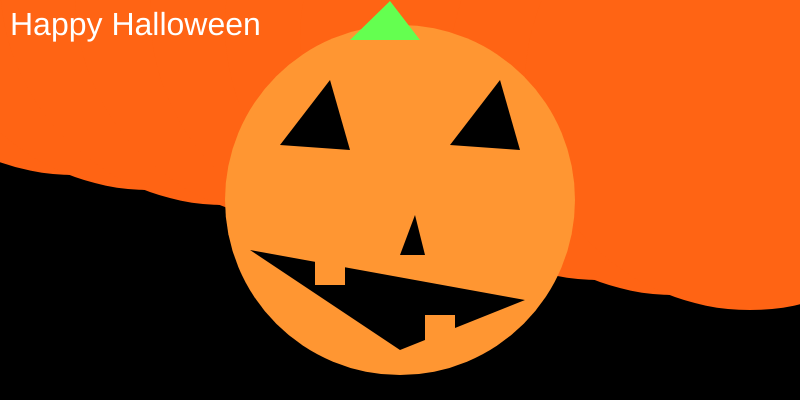
Frame 1 (no input)
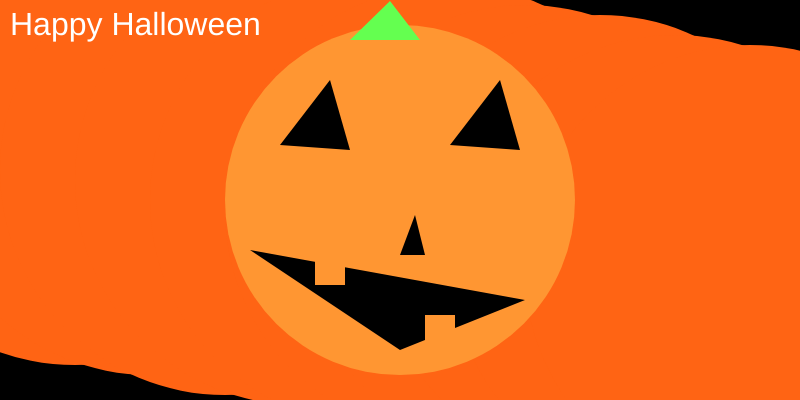
Frame 60 (no input)
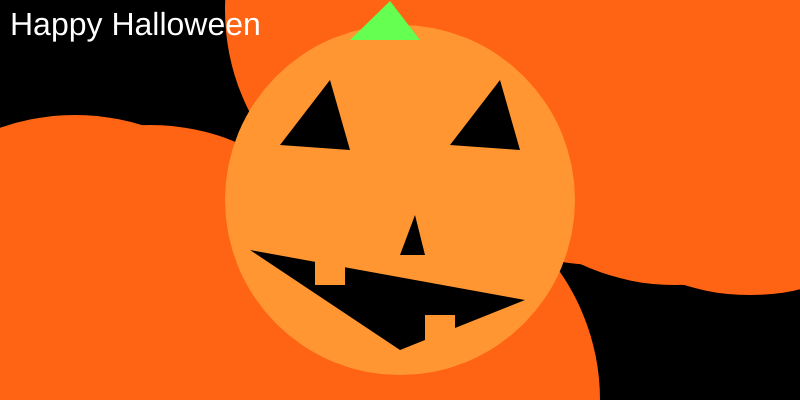
Frame 120 (the mouse pressed at the canvas centre since frame 60)

The p5.js sketch that drew these frames (run headless with seeded random() and noise() and a simulated clock; from frame 60 on, the mouse is pressed at the canvas centre):

// p5.js sketch
// ── sketch.js
let rectX = [-60, -45, -30, -15, 0, 15, 30, 45, 60, 75]; // save y coords
let rectY = [-60, -45, -30, -15, 0, 15, 30, 45, 60, 75]; // save y coords
let speeds = [2, 5, 3, 10, 5.5, 15, 10.5, 20, 15.5, 25]; // sets the acceleration of the individual shapes
let speed = 10; // sets the speed of the shapes falling down

function setup() {
createCanvas(800, 400); // creates the background
noStroke(); // gets rid of lines on shapes
rectMode(CENTER); // draws the rectangles in the center of the canvas
textSize(32);
textAlign(LEFT, TOP);
}

function draw() {
    noStroke(); // gets rid of outlines for shapes
    background(0); // changes the background to black
    
fill(255, 100, 20)
    for (let i = 0; i < rectY.length; i++) { // creates forloop - increments variable 'i' until 'i' is less than or equal to 100
        let x = (i+1)*75;
        let y = rectY[i]+speed; // sets the speed of the rectangles
        circle(x, y, 450); // changes rectangles to circles, and places them 
        // wrap movement
        if(y>=height){
            y = 0;
    }
    rectY[i] = y;
    // Or could use modulus '%' to wrap movement
    // rectY[i] = (y) % height;

}
fill(255, 150, 50, 255); // sets pumpkin colour
circle(400, 200, 350); // creates circle

fill(0, 0, 0, 255);
triangle(400, 255, 425, 255, 415, 215); // pumpkin nose

fill(0, 0, 0, 255);
triangle(330, 80, 350, 150, 280, 145); // left eye

fill (0, 0, 0, 255);
triangle(500, 80, 520, 150, 450, 145); // right eye

fill(0, 0, 0, 255);
triangle(400, 350, 250, 250, 525, 300); // mouth

fill(255, 150, 50, 255);
square(330, 270, 30) // tooth

fill(255, 150, 50, 255);
square(440, 330, 30) // tooth

fill(100, 255, 80);
triangle(390, 1, 350, 40, 420, 40) // pumpkin stalk

fill (255);
text("Happy Halloween", 10, 10); // 10 pixels padding from left
}
